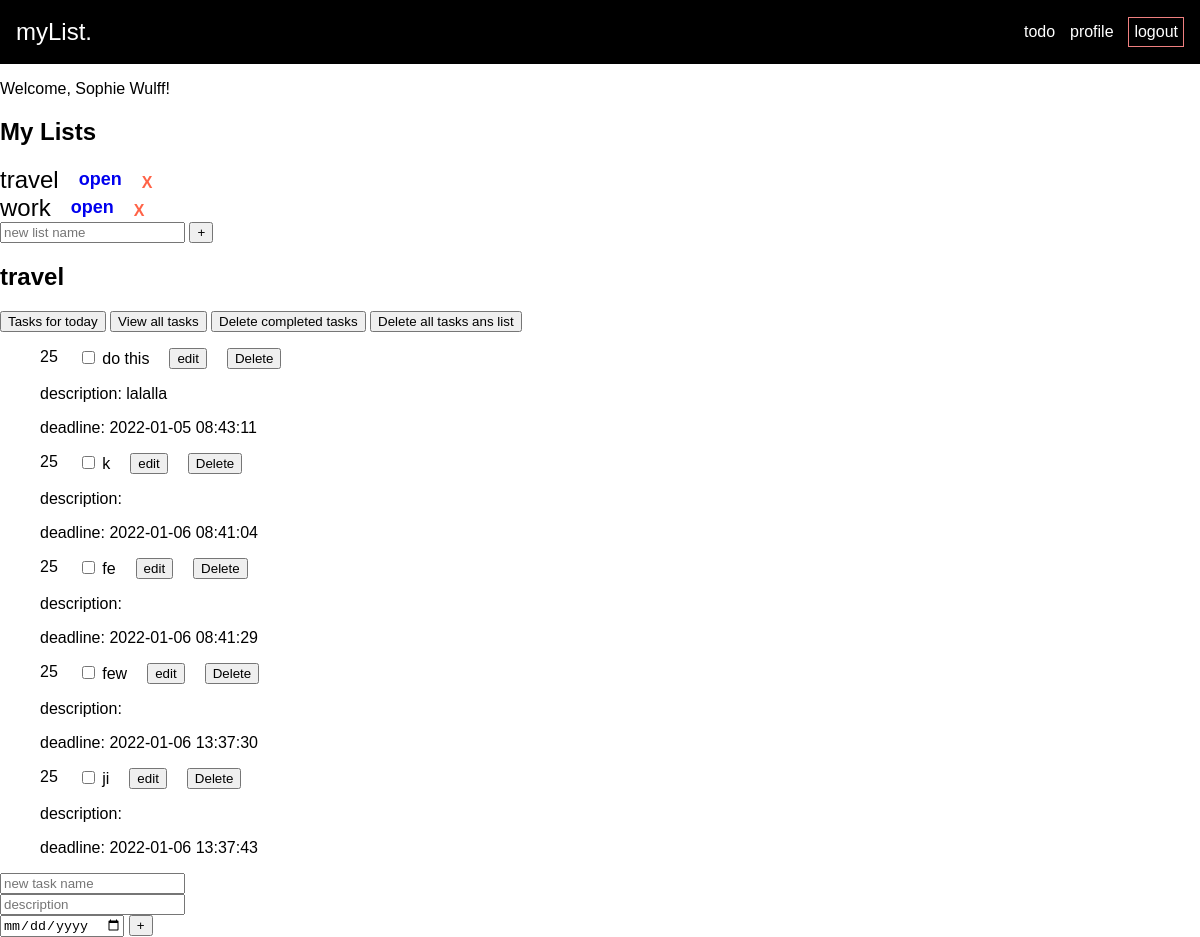
Before: /loggedin.php?id=25&title=travel (signed in) with the older database file.
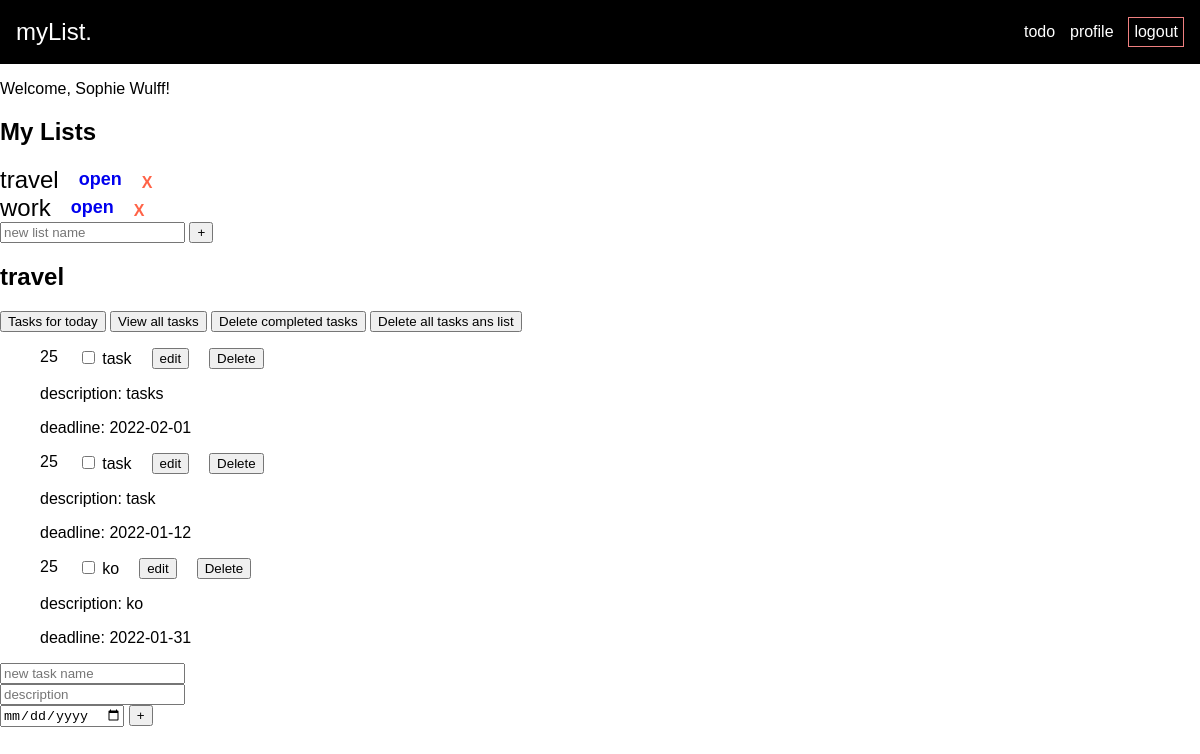
After: the same page with the newer database file.
### tables this page shows
CREATE TABLE lists (
id INTEGER PRIMARY KEY AUTOINCREMENT,
title VARCHAR,
created_at DATETIME DEFAULT CURRENT_TIMESTAMP,
user_id INTEGER,
FOREIGN KEY(user_id) REFERENCES users(id)
);

CREATE TABLE tasks (
id INTEGER PRIMARY KEY AUTOINCREMENT,
title VARCHAR,
created_at DATETIME DEFAULT CURRENT_TIMESTAMP,
deadline_at DATETIME DEFAULT CURRENT_TIMESTAMP,
completed_at DATETIME DEFAULT CURRENT_TIMESTAMP,
content VARCHAR,
list_id INTEGER,
user_id INTEGER,
FOREIGN KEY(list_id) REFERENCES lists(id),
FOREIGN KEY(user_id) REFERENCES users(id)
);

### app/functions.php (called while the page is built, shortened)
<?php
function get_lists(object $database)
{
    $user_id = $_SESSION['user']['id'];
    $statement = $database->prepare("SELECT * FROM lists WHERE user_id = :id");
    $statement->bindParam(':id', $user_id, PDO::PARAM_INT);
    $statement->execute();
    $lists = $statement->fetchAll(PDO::FETCH_ASSOC);
    return $lists;
}
function get_tasks(object $database)
{
    $user_id = $_SESSION['user']['id'];
    $statement = $database->prepare('SELECT * FROM tasks WHERE user_id = :user_id ');
    $statement->bindParam(':user_id', $user_id, PDO::PARAM_INT);
    $statement->execute();
    $allTasks = $statement->fetchAll(PDO::FETCH_ASSOC);
    return $allTasks;
}

### loggedin.php (the view, shortened to what this page needs)
<?php
require __DIR__ . '/app/autoload.php';
require __DIR__ . '/views/header.php';
?>
<?php if (isset($_SESSION['user'])) : ?>
    <p>Welcome, <?= $_SESSION['user']['name']; ?>!</p>
<?php
endif; ?>
<h2 class="list-title">My Lists</h2>
<div class="list-container">
    <ul>
        <?php
        $lists = get_lists($database);
        foreach ($lists as $list) : ?>
            <?php
            $title = $list['title'];
            $id = $list['id'];
            ?>
            <li>
                <h4><?php echo $title ?></h4>
                <a href="loggedin.php?id=<?= $id; ?>&title=<?= $title; ?>">open</a>
                <form action="/app/lists/delete.php" method="post">
                    <button name="delete-list" type="submit" value="<?= $id ?>">X</button>
                </form>
            </li>
        <?php endforeach ?>
    </ul>
</div>
<form action="/app/lists/create.php" method="post">
    <input id="title" name="title" type="text" class="new-list" placeholder="new list name" aria-label="new list name" />
    <button class="create-list">+</button>
</form>
<div class="todo-list">
    <div class="todo-header">
        <h2 class="list-title"><?= $_GET['title']; ?></h2>
    </div>
    <div class="delete-stuff">
        <button class="delete MARKED">Tasks for today</button>
        <button class="delete MARKED">View all tasks</button>
        <button class="delete MARKED">Delete completed tasks</button>
        <button class="delete MARKED">Delete all tasks ans list</button>
    </div>
</div>
<div class="task-container">
    <ul>
        <?php
        if (isset($_GET['id'])) :
            $tasks = get_tasks($database);
            foreach ($tasks as $task) :
                if ($task['list_id'] = $_GET['id']) : ?>
                    <li>
                        <?php echo $task['list_id']; ?>
                        <form action="/app/tasks/completed.php" method="post">
                            <input type="checkbox" id="list-checkbox" name="list-checkbox">
                            <label for="list-checkbox"><?= $task['title'] ?></label>
                        </form>
                        <form action="/app/tasks/edit-task" method="post">
                            <button name="edit-task" value="<?= $task['id'] ?>" type="submit">edit</button>
                        </form>
                        <form action=" /app/tasks/delete.php" method="post">
                            <button name="delete-task" type="submit" value="<?= $task['id'] ?>">Delete</button>
                        </form>
                    </li>
                    <p>description: <?php echo $task['content'] ?></p>
                    <p>deadline: <?php echo $task['deadline_at'] ?></p>
                <?php endif; ?>
            <?php endforeach ?>
    </ul>
</div>
<?php else :
            echo 'please choose a list.'
?>
<?php endif; ?>
<form action="/app/tasks/create.php?id=<?= $_GET['id'] ?>" method="post">
    <div>
        <input id="title" name="title" type="text" class="new-task" placeholder="new task name" />
    </div>
    <div>
        <input id="content" name="content" type="text" class="new-task" placeholder="description" />
    </div>
    <div>
        <input id="date" name="date" type="date" class="new-task" />
        <button class="create-task" aria-label="create new task">+</button>
    </div>
</form>

### views/header.php (shortened to what this page needs)
<!DOCTYPE html>
<html lang="en">
<head>
    <link rel="stylesheet" href="assets/styles/style.css">
    <link rel="stylesheet" href="assets/styles/header.css">
    <link rel="stylesheet" href="assets/styles/footer.css">
    <link rel="stylesheet" href="assets/styles/signup.css">
    <link rel="stylesheet" href="assets/styles/profile.css">
    <link rel="stylesheet" href="assets/styles/loggedin.css">
</head>
<body>
    <header>
        <?php if (isset($_SESSION['user'])) { ?>
            <div class="logo"><a href="/">myList.</a></div>
            <div class="nav-buttons">
                <a href="/loggedin.php">todo</a>
                <a href="profile.php">profile</a>
                <a href="/app/users/logout.php">logout</a>
            </div>
        <?php } ?>
    </header>

### assets/styles/style.css (style rules this page uses)
* { box-sizing: border-box; }
body { margin: 0; padding: 0; font-family: sans-serif; }

### assets/styles/header.css (style rules this page uses)
header { display: flex; justify-content: space-between; align-items: center; padding-right: 1rem; padding-left: 1rem; }
header { background-color: black; height: 4rem; font-family: sans-serif; }
.nav-buttons { width: 10rem; display: flex; justify-content: space-between; align-items: center; }
.nav-buttons a:last-child { border: 1px solid lightcoral; padding: 5px; }
.logo { font-size: 24px; }
header a { text-decoration: none; color: white; }

### assets/styles/loggedin.css (style rules this page uses)
.list-container ul { margin: 0; padding: 0; }
.list-container li { display: flex; align-items: center; gap: 20px; font-size: 24px; }
.list-container h4 { padding: 0; margin: 0; font-weight: 300; }
.list-container a { text-decoration: none; font-size: 18px; font-weight: 600; }
.list-container li button { background: none; color: tomato; border: none; padding: 0; cursor: pointer; font-weight: 600; font-size: 16px; }
.task-container li { display: flex; gap: 20px; }

Changed rows visible on the page:
removed tasks: list_id "25", title "do this", $task['id'] 1 (drawn), content "lalalla", deadline_at "2022-01-05 08:43:11"
removed tasks: list_id "25", title "k", $task['id'] 23 (drawn), deadline_at "2022-01-06 08:41:04"
removed tasks: list_id "25", title "fe", $task['id'] 24 (drawn), deadline_at "2022-01-06 08:41:29"
removed tasks: id "25", title "few", deadline_at "2022-01-06 13:37:30"
removed tasks: list "25", title "ji", $task['id'] 26 (drawn), deadline_at "2022-01-06 13:37:43"
added tasks: list "25", title "task", $task['id'] 30 (drawn), content "tasks", deadline_at "2022-02-01"
added tasks: list_id "25", title "task", $task['id'] 31 (drawn), content "task", deadline_at "2022-01-12"
added tasks: list "25", title "ko", $task['id'] 32 (drawn), content "ko", deadline_at "2022-01-31"
